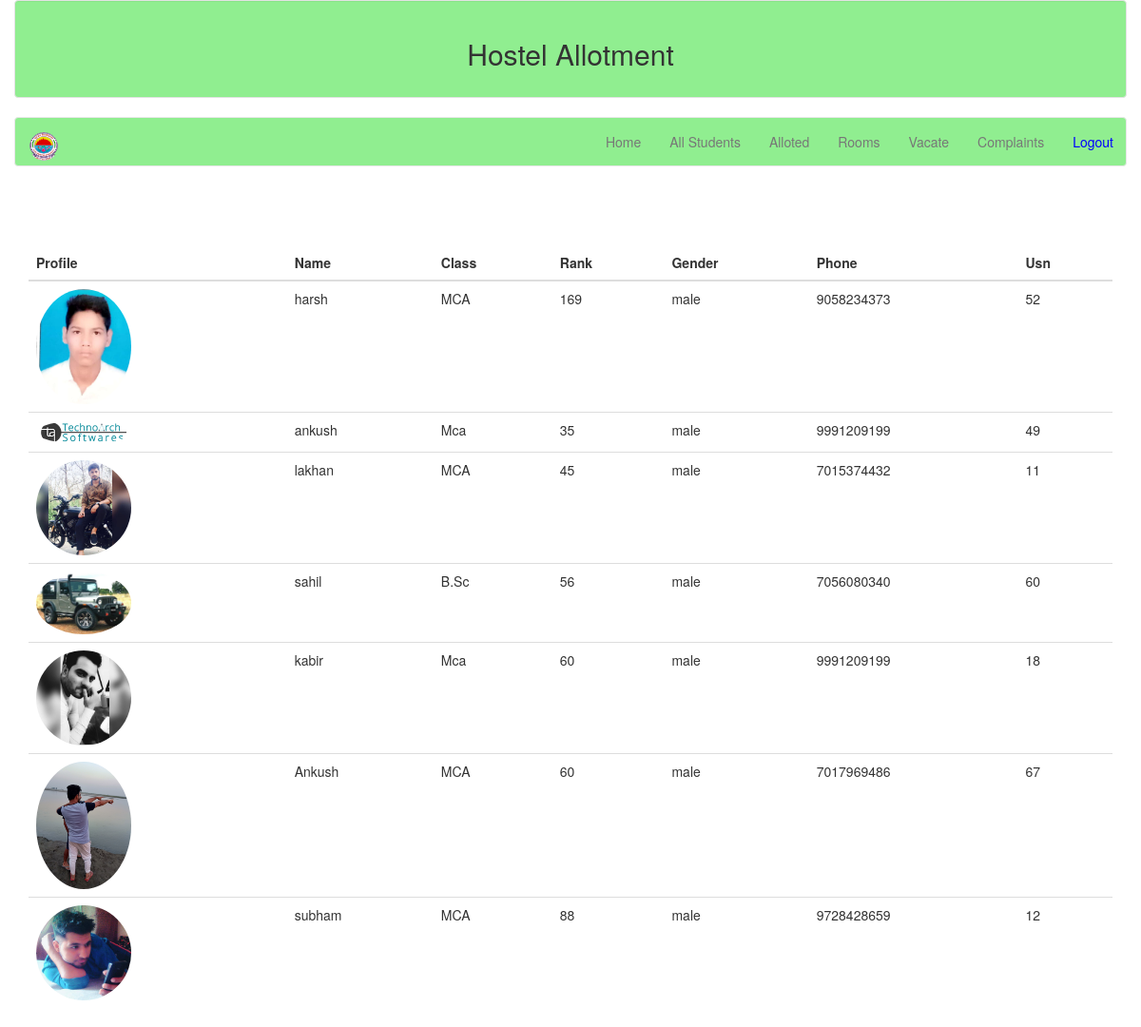
The app's page /all_students/ (signed in) with its own data.
### hostel/models.py (models this page shows, shortened)
class User(AbstractUser):
	phone=models.CharField(max_length=15, null=True , blank=True)
	fee_slip=models.CharField(max_length=25, null=True, blank=True)
	rank=models.CharField(max_length=20, null=True, blank=True)
	gender=models.CharField(max_length=20, null=True, blank=True)
	clas=models.CharField(max_length=30, null=True, blank=True)
	img=models.ImageField(upload_to='images' ,null=True, blank=True)

### hostel/views.py (the view)
# urls.py: url(r'^all_students/$', views.all_students, name='all_students'),
def all_students(request):
	usr=request.user.is_authenticated()
	if usr:
		if request.method=="GET":
			box=User.objects.filter(is_superuser=False).order_by('rank')
			context={'member': box }
			return render(request,'hostel/all_students.html', context)
		else:
			return HttpResponse('no')
	else:
		return HttpResponse('User not logged in')

### hostel/templates/hostel/all_students.html
{% extends 'hostel/base.html' %}
{% block body %}
<div class=" container">
	<h2 align="center" style="color: white;">All Students</h2>
<table class="table table">
	<thead>
		<th>Profile</th>
		<th>Name</th>
		<th>Class</th>
		<th>Rank</th>
		<th>Gender</th>
		<th>Phone</th>
		<th>Usn</th>
	</thead>
	<tbody>
		{% if member %}
			{% for i in member %}
				<tr>
					<td><img src="{{i.img.url}}" width="100" height="60" class="img-responsive img-circle" ></td>
					<td>{{ i.username }}</td>
					<td>{{ i.clas }}</td>
					<td>{{ i.rank }}</td>
					<td>{{ i.gender }}</td>
					<td>{{ i.phone }}</td>
					<td>{{ i.fee_slip}}</td>
				</tr>
			{% endfor %}
		{% endif %}
	</tbody>
</table>
</div>
{% endblock %}

### hostel/templates/hostel/base.html (shortened to what this page needs)
{% load staticfiles %}
<!DOCTYPE html>
<html>
<head>
<link rel="stylesheet" href="https://maxcdn.bootstrapcdn.com/bootstrap/3.4.0/css/bootstrap.min.css">
<link rel="stylesheet" type="text/css" href="{% static 'css/bg.css' %}">
</head>
<body>
	<div class="container-fluid">
		<div class="well back">
			<h2 align="center">Hostel Allotment</h2>
		</div>
		<nav class="navbar navbar-default back">
			<div class="container">
				<div class="navbar-header">
					<a class="navbar-brand" href="{% url 'home' %}"><img src="{% static 'hostel/images/logo.png' %}" class="img-circle" width="30" height="30"></a>
				</div>
				<ul class="nav navbar-nav navbar-right">
					<li><a href="{% url 'home' %}">Home</a></li>
					<li class="clr"><a href="{% url 'all_students' %}">All Students</a></li>
					<li><a href="{% url 'alloted' %}">Alloted</a></li>
					<li><a href="{% url 'room' %}">Rooms</a></li>
						<li><a href="{% url 'vacate' %}">Vacate </a></li>
					<li><a href="{% url 'adcomplain' %}">Complaints</a></li>
					<li><a href="{% url 'logout' %}" style="color: blue;"> Logout</a></li>
				</ul>
			</div>
		</nav>
	</div>
{% block body %}
{% endblock %}
</body>
</html>

### hostel/templates/hostel/base.html (style rules this page uses)
.back { background-color: lightgreen; }

### records on screen
User: img (picture), username "harsh", clas "MCA", rank "169", gender "male", phone "9058234373", fee_slip "52"
User: img (picture), username "ankush", clas "Mca", rank "35", gender "male", phone "9991209199", fee_slip "49"
User: img (picture), username "lakhan", clas "MCA", rank "45", gender "male", phone "7015374432", fee_slip "11"
User: img (picture), username "sahil", clas "B.Sc", rank "56", gender "male", phone "7056080340", fee_slip "60"
User: img (picture), username "kabir", clas "Mca", rank "60", gender "male", phone "9991209199", fee_slip "18"
User: img (picture), username "Ankush", clas "MCA", rank "60", gender "male", phone "7017969486", fee_slip "67"
User: img (picture), username "subham", clas "MCA", rank "88", gender "male", phone "9728428659", fee_slip "12"
